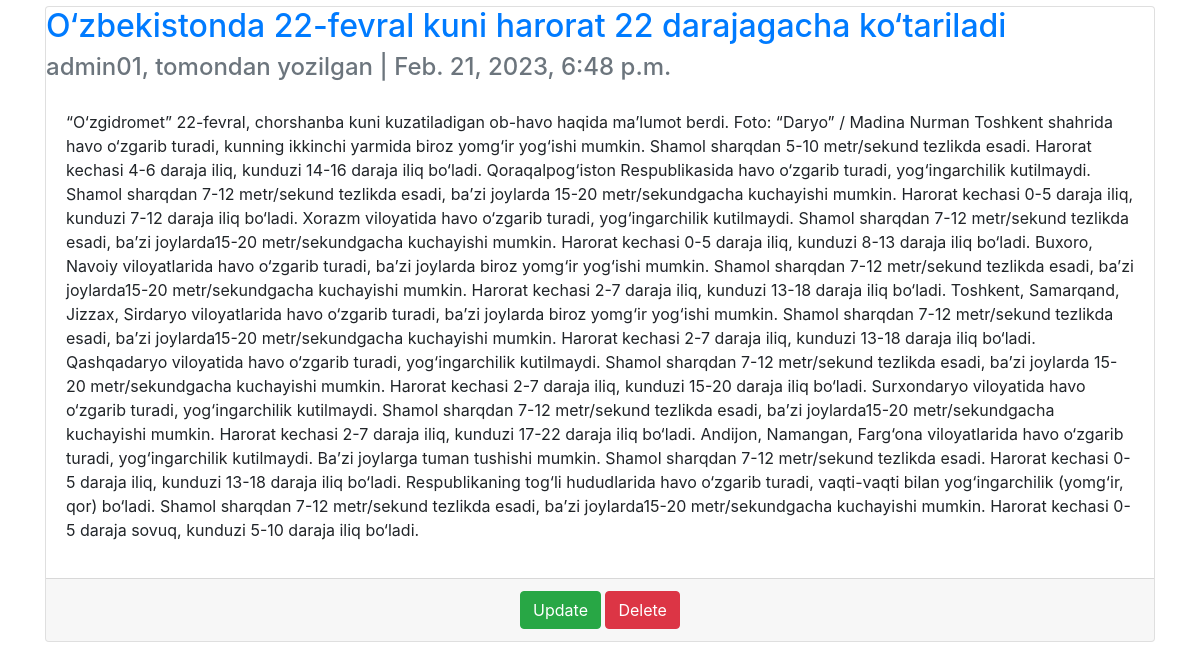
Before: / (lower part) with the older database file.
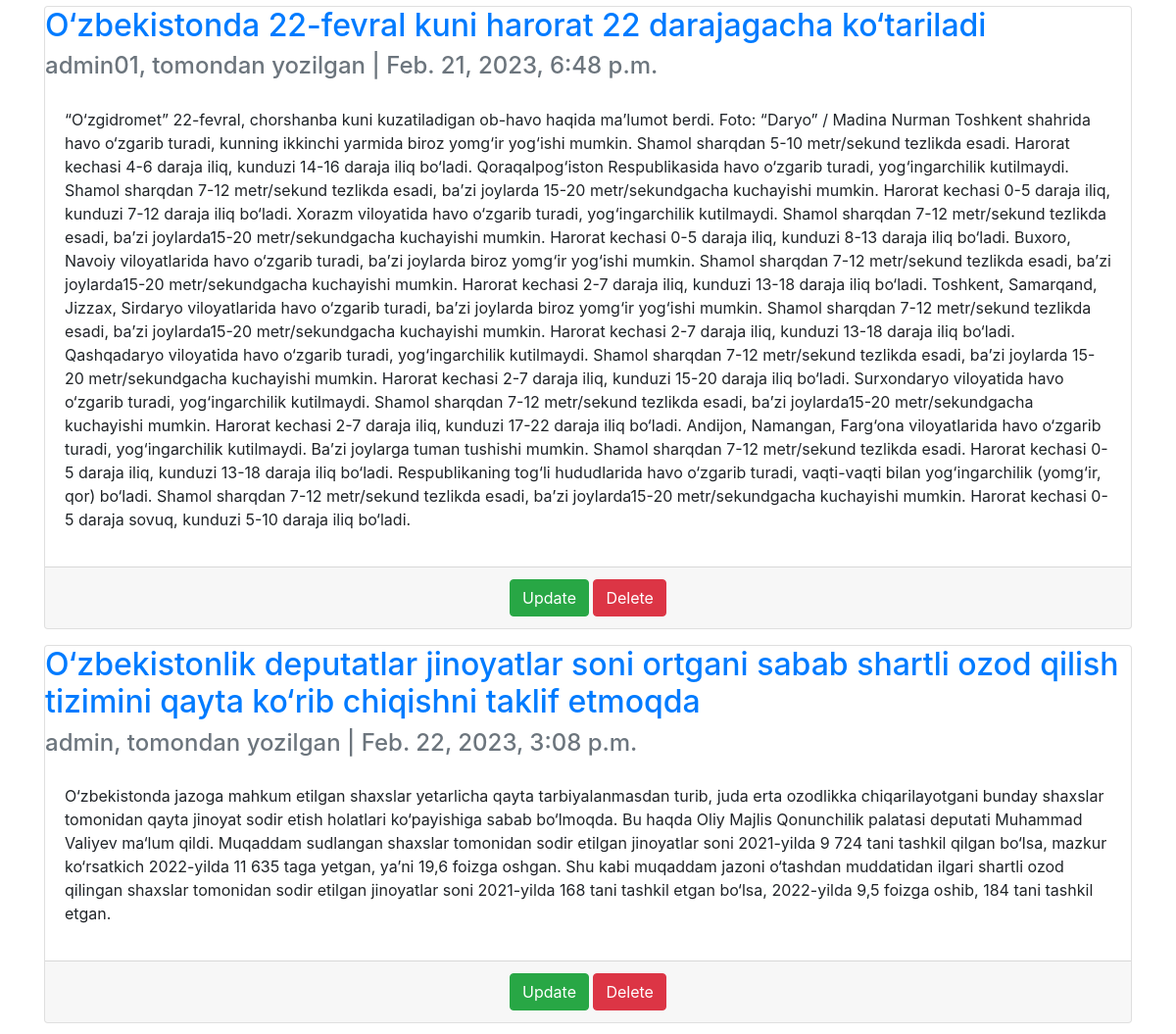
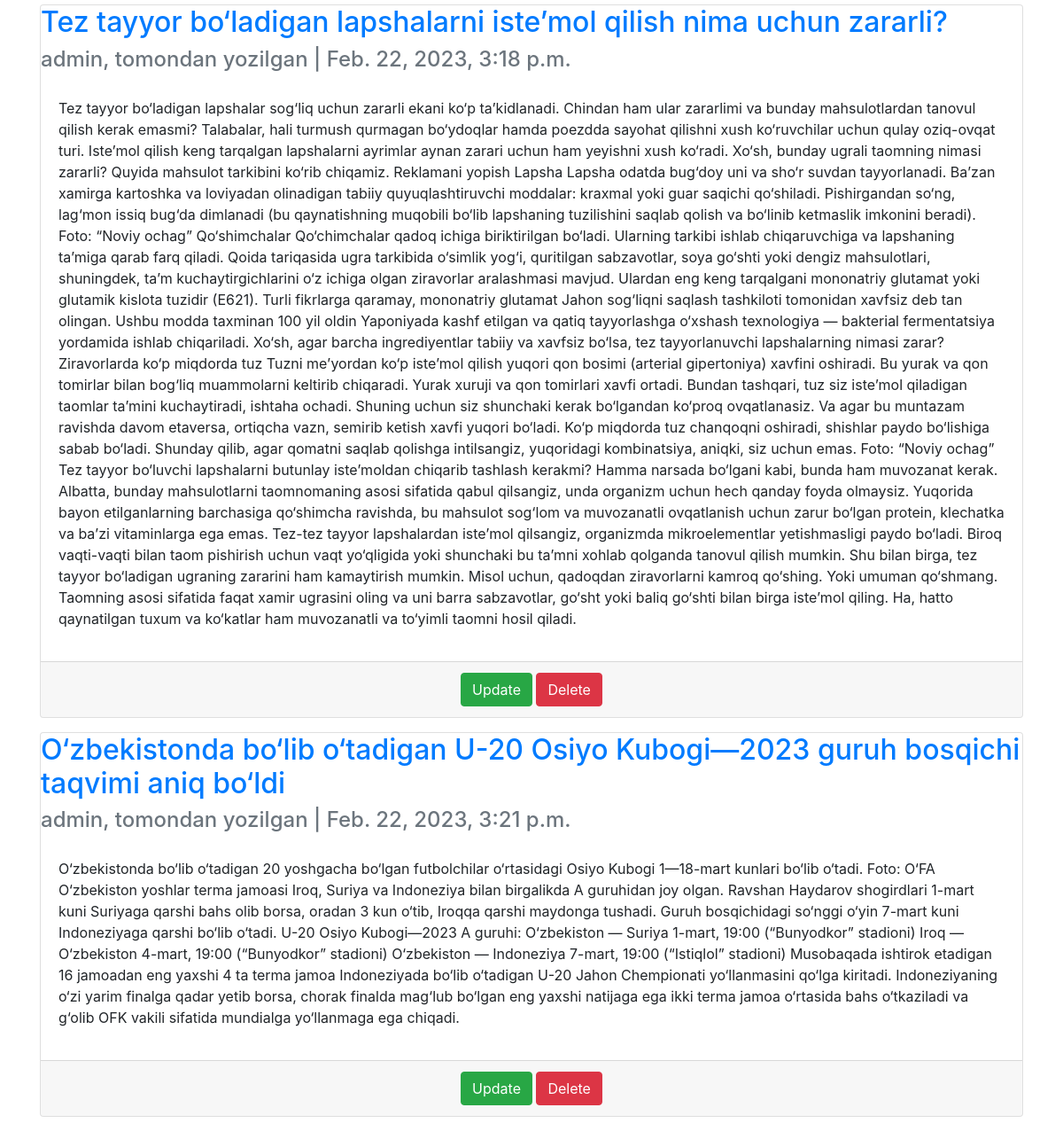
After: the same page with the newer database file (2 pictures, top to bottom).
### articles/models.py (models this page shows, shortened)
class Article(models.Model):
    author = models.ForeignKey(
        get_user_model(),
        on_delete=models.CASCADE,
    )
    title = models.CharField(max_length=255)
    body = models.TextField()
    image = models.ImageField(upload_to='images',
                              blank=True)
    date = models.DateTimeField(auto_now_add=True)

### users/models.py (models this page shows)
class CustomUser(AbstractUser):
    firstname = models.CharField(max_length=50)
    lastname = models.CharField(max_length=100)
    email = models.EmailField(max_length=100)
    age = models.PositiveIntegerField(null=True, blank=True)
    address = models.CharField(max_length=200)
    phone = models.CharField(max_length=20)
    job = models.CharField(max_length=50)

### articles/views.py (the view)
# urls.py: path('', ArticleListView.as_view(), name='article_list'),
class ArticleListView(ListView):
    model = Article
    template_name = 'article_list.html'

### templates/article_list.html
{% extends 'base.html'%} {%block title%} Articles {%endblock%} {%block content%} {% for i in object_list%}
<div class="card mb-3">
    <div class="card_header">
        <span class="font-weight-bold">
        <h2>
            <a href="{%url 'article_detail' i.pk%}" class="text-justify">
                {{i.title}}
            </a>
        </h2>
       </span>
        <span class="text-muted">
        <h4>
            {{i.author}}, tomondan yozilgan | {{i.date}}
        </h4>
       </span>
    </div>
    <div class="card-body">
        <p>
            {{i.body}}
        </p>
    </div>
    <div class="card-footer text-center text-muted">
        <a href="{%url 'article_update' i.pk%}" class="btn btn-success">Update</a> <a href="{%url 'article_delete' i.pk%}" class="btn btn-danger">Delete</a>
    </div>
</div>
{%endfor%} {%endblock%}

Changed rows visible on the page:
added Article: title "O‘zbekistonlik deputatlar jinoyatlar soni ortgani sabab shartli ozod qilish tizimini qayta ko‘rib chiqishni taklif etmoqda", author "admin", date "Feb. 22, 2023, 3:08 p.m.", body "O‘zbekistonda jazoga mahkum etilgan shaxslar yetarlicha qayta tarbiyalanmasdan turib, juda erta ozodlikka chiqarilayotgani bunday shaxslar tomonidan qayta jinoyat sodir etish holatlari ko‘payishiga sabab bo‘lmoqda. Bu haqda Oliy Majlis Qonunchilik palatasi deputati Muhammad Valiyev ma‘lum qildi. Muqaddam sudlangan shaxslar tomonidan sodir etilgan jinoyatlar soni 2021-yilda 9 724 tani tashkil qilgan bo‘lsa, mazkur ko‘rsatkich 2022-yilda 11 635 taga yetgan, yaʼni 19,6 foizga oshgan. Shu kabi muqaddam jazoni o‘tashdan muddatidan ilgari shartli ozod qilingan shaxslar tomonidan sodir etilgan jinoyatlar soni 2021-yilda 168 tani tashkil etgan bo‘lsa, 2022-yilda 9,5 foizga oshib, 184 tani tashkil…"
added Article: title "Tez tayyor bo‘ladigan lapshalarni isteʼmol qilish nima uchun zararli?", author "admin", date "Feb. 22, 2023, 3:18 p.m.", body "Tez tayyor bo‘ladigan lapshalar sog‘liq uchun zararli ekani ko‘p taʼkidlanadi. Chindan ham ular zararlimi va bunday mahsulotlardan tanovul qilish kerak emasmi? Talabalar, hali turmush qurmagan bo‘ydoqlar hamda poezdda sayohat qilishni xush ko‘ruvchilar uchun qulay oziq-ovqat turi. Isteʼmol qilish keng tarqalgan lapshalarni ayrimlar aynan zarari uchun ham yeyishni xush ko‘radi. Xo‘sh, bunday ugrali taomning nimasi zararli? Quyida mahsulot tarkibini ko‘rib chiqamiz. Reklamani yopish Lapsha Lapsha odatda bug‘doy uni va sho‘r suvdan tayyorlanadi. Baʼzan xamirga kartoshka va loviyadan olinadigan tabiiy quyuqlashtiruvchi moddalar: kraxmal yoki guar saqichi qo‘shiladi. Pishirgandan so‘ng, lag‘mon…"
added Article: title "O‘zbekistonda bo‘lib o‘tadigan U-20 Osiyo Kubogi—2023 guruh bosqichi taqvimi aniq bo‘ldi", author "admin", date "Feb. 22, 2023, 3:21 p.m.", body "O‘zbekistonda bo‘lib o‘tadigan 20 yoshgacha bo‘lgan futbolchilar o‘rtasidagi Osiyo Kubogi 1—18-mart kunlari bo‘lib o‘tadi. Foto: O‘FA O‘zbekiston yoshlar terma jamoasi Iroq, Suriya va Indoneziya bilan birgalikda A guruhidan joy olgan. Ravshan Haydarov shogirdlari 1-mart kuni Suriyaga qarshi bahs olib borsa, oradan 3 kun o‘tib, Iroqqa qarshi maydonga tushadi. Guruh bosqichidagi so‘nggi o‘yin 7-mart kuni Indoneziyaga qarshi bo‘lib o‘tadi. U-20 Osiyo Kubogi—2023 A guruhi: O‘zbekiston — Suriya 1-mart, 19:00 (“Bunyodkor” stadioni) Iroq — O‘zbekiston 4-mart, 19:00 (“Bunyodkor” stadioni) O‘zbekiston — Indoneziya 7-mart, 19:00 (“Istiqlol” stadioni) Musobaqada ishtirok etadigan 16 jamoadan eng…"
